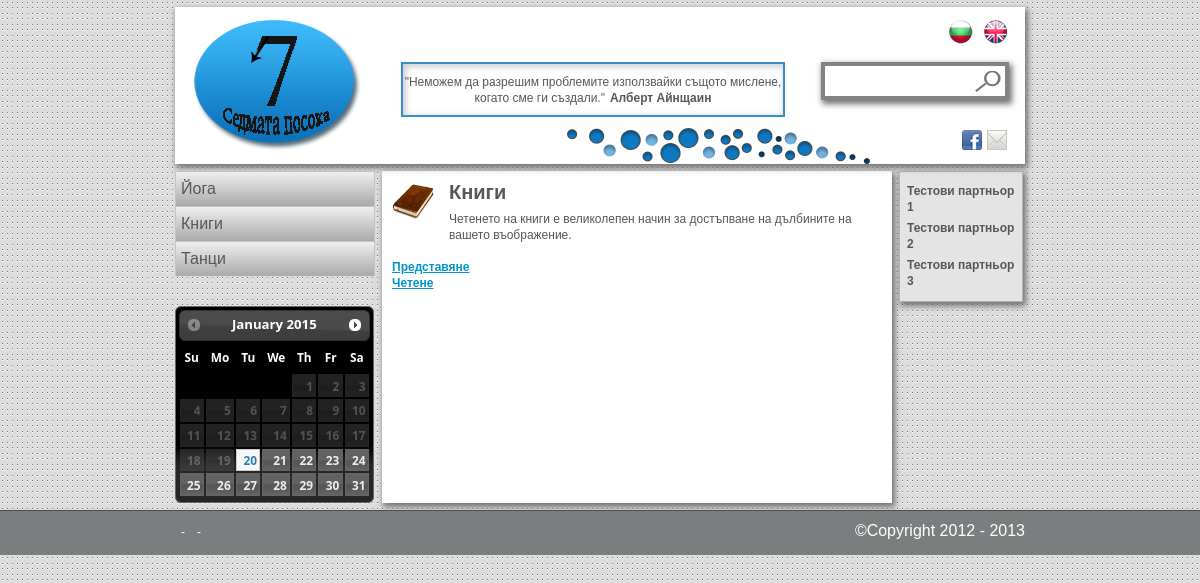
Page /bg/category/1 on the committed database.
### tables this page shows
create table thought_text (
  id int not null auto_increment primary key,
  bg text,
  en text
);

create table thought_author (
  id int not null auto_increment primary key,
  bg text,
  en text
);

create table category (
  id         int not null auto_increment primary key,
  pictureSrc varchar(150) not null,
  nameId     int not null,
  descrId    int not null,
  createdAt  timestamp default current_timestamp,

  foreign key (nameId) 
    references categoryname(id)
    on delete cascade
    on update cascade,

  foreign key (descrId) 
    references categorydescr(id)
    on delete cascade
    on update cascade
);

create table categoryname (
  id int not null auto_increment primary key,
  bg text,
  en text
);

create table categorydescr (
  id int not null auto_increment primary key,
  bg text,
  en text
);

create table subcategory (
  id         int not null auto_increment primary key,
  catId      int not null,
  pictureSrc varchar(150),
  nameId     int not null,
  descrId    int not null,
  createdAt  timestamp default current_timestamp,

  foreign key (catId) 
    references category(id)
    on delete cascade
    on update cascade,

  foreign key (nameId) 
    references subcategoryname(id)
    on delete cascade
    on update cascade,

  foreign key (descrId) 
    references subcategorydescr(id)
    on delete cascade
    on update cascade
);

create table subcategoryname (
  id int not null auto_increment primary key,
  bg text,
  en text
);

create table partner (
  id      int not null auto_increment primary key,
  logoSrc varchar(150) not null,
  link    varchar(150),
  nameId  int not null,

  foreign key (nameId) 
    references partnername(id)
    on delete cascade
    on update cascade
);

create table partnername (
  id int not null auto_increment primary key,
  bg text,
  en text
);

### application/helpers/printLayout_helper.php (called while the page is built, shortened)
<?php
if (!function_exists('test_method')) {
    function printLayout($pointer, $templateLayout = null, $mainLayout, $data) {
        $data['ui_labels'] = $pointer->uiLabelsModel->getLabelsForLanguage( $data['language'] );
        $pointer->load->view('templates/header', $data);
        $pointer->load->view($mainLayout, $data);
        $pointer->load->view('templates/footer', $data);
    }
}
?>

### application/controllers/category.php (called while the page is built, shortened)
<?php
class category extends CI_Controller {
    function index($language,$catId )
    {
        $language = strtolower($language);
        $data = $this->load_data->populateHeaderData($language);
        $data['categoryInfo'] = $this->categoryModel->getCategoryInfo($catId, $language);
        $data['language']=$language;
        printLayout($this,null,"categoryView",$data);
    }
}
?>

### index.php (called while the page is built, shortened)
<?php
require_once BASEPATH.'core/CodeIgniter.php';

### application/models/thoughtModel.php (called while the page is built, shortened)
<?php
class thoughtModel extends CI_Model {
    function getLastThought($limit =1, $language)
   {
       $this->db->select('thought_text.'.$language.' as text, thought_author.'.$language.' as author' );
       $this->db->from('thought');
       $this->db->join('thought_author','thought_author.id = thought.authorId');
       $this->db->join('thought_text','thought_text.id = thought.textId');
       $this->db->order_by('thought.id','desc');
       $this->db->limit($limit);
       $query=$this->db->get();
       if($query->num_rows() > 0){
           return $query->result_array();
       }
   }
   function getThought($day = null ,$limit = 0,$language) {
       $day = isset($day)?$day:Date('Y:m:d');
        $this->db->select('thought_text.'.$language.' as text, thought_author.'.$language.' as author');
        $this->db->join('thought_author','thought_author.id = thought.authorId');
        $this->db->join('thought_text','thought_text.id = thought.textId');
        $this->db->where("`startDate` <=  '".$day."' AND  `endDate` >=  '".$day."'");
        if($limit > 0)
        {
            $this->db->limit($limit);
        }
        $query = $this->db->get('thought');
        if($query->num_rows() > 0)
        {
            return $query->result_array();
        }
        else
        {
            return $this->getLastThought(1,$language);
        }
   }
}
?>

### application/libraries/load_data.php (called while the page is built, shortened)
<?php
class Load_Data extends CI_Controller {
    function populateHeaderData($language) {
        $language = strtolower($language);
        $CI = &get_instance();
        $data['banners'] = $CI->adsModel->getAds(null, 1, 7, $language);
        $data['ads'] = $CI->adsModel->getAds(null, 2, 2, $language);
        $data['partners'] = $CI->partnerModel->getPartners($language);
        $data['categories'] = $CI->categoryModel->
                getAllCategoriesName($language);
        $data['subcategories'] = $CI->subcategoryModel->
                getSubcategoriesForCategory($catId = null, $language);
        $data['thought'] = $CI->thoughtModel->getThought(null, 1, $language);
        return $data;
    }
}
?>

### application/models/categoryModel.php (called while the page is built, shortened)
<?php
class categoryModel extends CI_Model {
    function getAllCategoriesName($language) {
        $this->db->select('category.id,categoryname.'.$language.' as name');
        $this->db->join('categoryname','categoryname.id = category.nameId');
        $this->db->order_by('name', 'asc');
        $query = $this->db->get('category');
        return $query->result_array();
    }
    function getCategoryInfo($catId,$language)
    {
        $this->db->select('category.id,category.pictureSrc,
            categoryname.'.$language.' as name,
            categorydescr.'.$language.' as descr');
        $this->db->join('categoryname','categoryname.id = category.nameId');
        $this->db->join('categorydescr','categorydescr.id = category.descrId');
        $this->db->where('category.id', $catId);
        $query = $this->db->get('category');
        $result = $query->result_array();
        return $result[0];
    }
}
?>

### application/models/subcategoryModel.php (called while the page is built, shortened)
<?php
class subcategoryModel extends CI_Model {
    function getSubcategoriesForCategory($catId = null,$language) {
        $this->db->select(' subcategory.id,subcategory.catId,
            subcategoryname.'.$language.' as name,
            subcategorydescr.'.$language.' as descr');
        $this->db->from('subcategory');
        $this->db->join('subcategoryname', 'subcategoryname.id = subcategory.nameId');
        $this->db->join('subcategorydescr', 'subcategorydescr.id = subcategory.descrId');
        $this->db->order_by('name', 'asc');
        $query = $this->db->get();
        return $query->result_array();
    }
}
?>

### application/models/partnerModel.php (called while the page is built)
<?php
class partnerModel extends CI_Model {
    function getPartners($language)
    {
        $this->db->select(' partner.link, partner.logoSrc, partnername.'.$language.' as name');
        $this->db->join('partnername','partnername.id = partner.nameId');
        $query = $this->db->get('partner');
        return $query->result_array();
    }
}
?>

### application/views/categoryView.php (the view, shortened to what this page needs)
<div class="categoryMainHolder clear">
	<div class="categoryHolder">
		<div class="clear">
			<?php
				echo '<img src="'.base_url().'img/' . $categoryInfo['pictureSrc'] . '" alt="logoImg" height="42" width="42">';
			?>
			<h1 class="title"><?php echo $categoryInfo['name']; ?></h1>
			<p><?php echo $categoryInfo['descr']; ?></p>
		</div>
		<div class="subCategories">
			<?php
				for ($i = 0; $i < sizeof($subcategories); $i++) {
					if ($subcategories[$i]['catId'] === $categoryInfo['id']) {
					echo '<a href="' . base_url().$language.'/' . 'subcategory/' . $subcategories[$i]['id'] . '">' .
					$subcategories[$i]['name'] . ' </a>';
					}
				}
			?>
		</div>
	</div>
</div>

### application/views/templates/header.php (shortened to what this page needs)
<?php
$query = $_SERVER['QUERY_STRING'] ? '?'.$_SERVER['QUERY_STRING'] : '';
$uri_string = $this->uri->uri_string();
$uri_string = $uri_string ? $uri_string : $language;
$full_url = $this->config->site_url().'/'.$uri_string.$query;
$full_url = str_replace('/index.php', '', $full_url);
?>
<!DOCTYPE html>
<html>
    <head>
        <link rel="stylesheet" type="text/css" href="<?php echo base_url();?>css/style.css" />
        <link rel="stylesheet" type="text/css" href="<?php echo base_url();?>js/jquery-ui-1.10.2.custom/css/ui-darkness/jquery-ui-1.10.2.custom.css"></script>
        <link rel="stylesheet" type="text/css" href="<?php echo base_url();?>js/jquery-ui-1.10.2.custom/css/ui-darkness/jquery-ui-1.10.2.custom.min.css"></script>
    </head>
    <body>
        <div class="wrapAllMain">
        <div class="wrapAll">
            <header class="wrapHeader">
                <div class="clear">
                    <a class="logo" href="<?php echo base_url().$language;?>/" ><img src="<?php echo base_url()?>img/logo_sedmata_posoka.png" alt="logo" /></a>
                    <div class="mindHolder">
                        <?php
                        echo '<p>"' . $thought[0]['text'] . '"<span class="author"> ' . $thought[0]['author'] . '</span></p>';
                        ?>
                    </div>
                    <div class="bubbles"></div>
                    <div class="rightPart">
                        <section class="language clear">
                            <a href="<?php echo str_replace('/bg', '/en', $full_url); ?>" class="en"></a>
                            <a href="<?php echo str_replace('/en', '/bg', $full_url); ?>" class="bg"></a>
                        </section>
						<section id="searchHolder" class="search">
							<form id="formSearch" name="formSearch" action="" method="post" onsubmit="return searchByWord();">
								<input class="searchTxt" id="searchTxt" name="searchTxt" type="search" />
								<input class="searchBttn" id="searchBttn" type="submit" value="" />
							</form>
						</section>
                        <section class="socials clear">
                            <a class="email" href="<?=base_url().$language?>/contacts"></a>
                            <a class="fb" href=""></a>
                        </section>
                    </div>
                </div>
            </header>
            <section class="wrapMain">
                <div class="clear">
                    <div class ="wrapMainLeft">
                        <nav class ="navMain">
							<ul class="level1">
                            <?php
                            foreach ($categories as $category) {
                                echo '<li class="level1Li"><a class="level1Link" href="' . base_url() .$language.'/'. 'category/' . $category['id'] . '">' .
                                $category['name'] . ' </a>';
								echo '</li>';
                            }
                            ?>
							</ul>
                        </nav>
						<div class="datePickerHolder">
							<div id="datepicker"></div>
						</div>
                    </div>
                    <div class ="wrapMainMiddle">

### application/views/templates/footer.php (shortened to what this page needs)
</div>
<div class ="wrapMainRight">
    <div class="partnersMainHolder">
        <h3><?=$ui_labels['partners']['list']?></h3>
        <?php
        foreach ($partners as $partner) {
            echo '<h4>' . $partner['name'] . '</h4>';
        }
        ?>
    </div>
</div>
</div>
</section>
</div>
<footer class="footer">
    <div class ="content">
		<nav class ="navBottom">
			<?php
            echo '<span class="separator">-</span>';
            echo '<span class="separator">-</span>';
			?>
		</nav>
		<span class="footerRight">&copy;Copyright 2012 - 2013</span>
	</div>
</footer>
</div>
</body>
</html>

### rows in the picture
thought_text: bg "Неможем да разрешим проблемите използвайки същото мислене, когато сме ги създали.", thought_author.bg "Алберт Айнщаин"
category: nameId.bg "Йога"
category: nameId.bg "Книги", pictureSrc (picture), descrId.bg "Четенето на книги е великолепен начин за достъпване на дълбините на вашето въображение."
category: nameId.bg "Танци"
subcategory: nameId.bg "Представяне"
subcategory: nameId.bg "Четене"
partner: nameId.bg "Тестови партньор 1"
partner: nameId.bg "Тестови партньор 2"
partner: nameId.bg "Тестови партньор 3"
